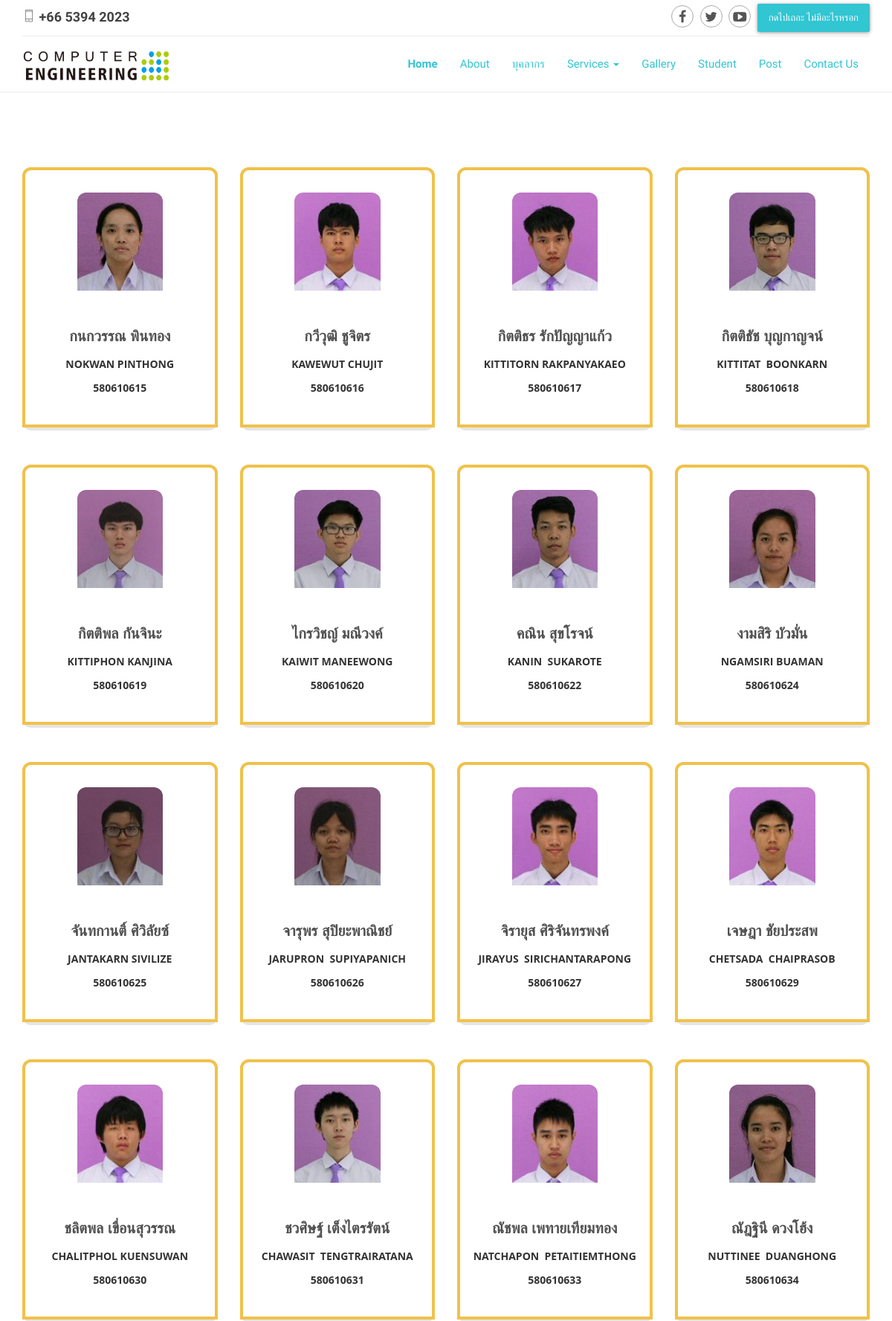
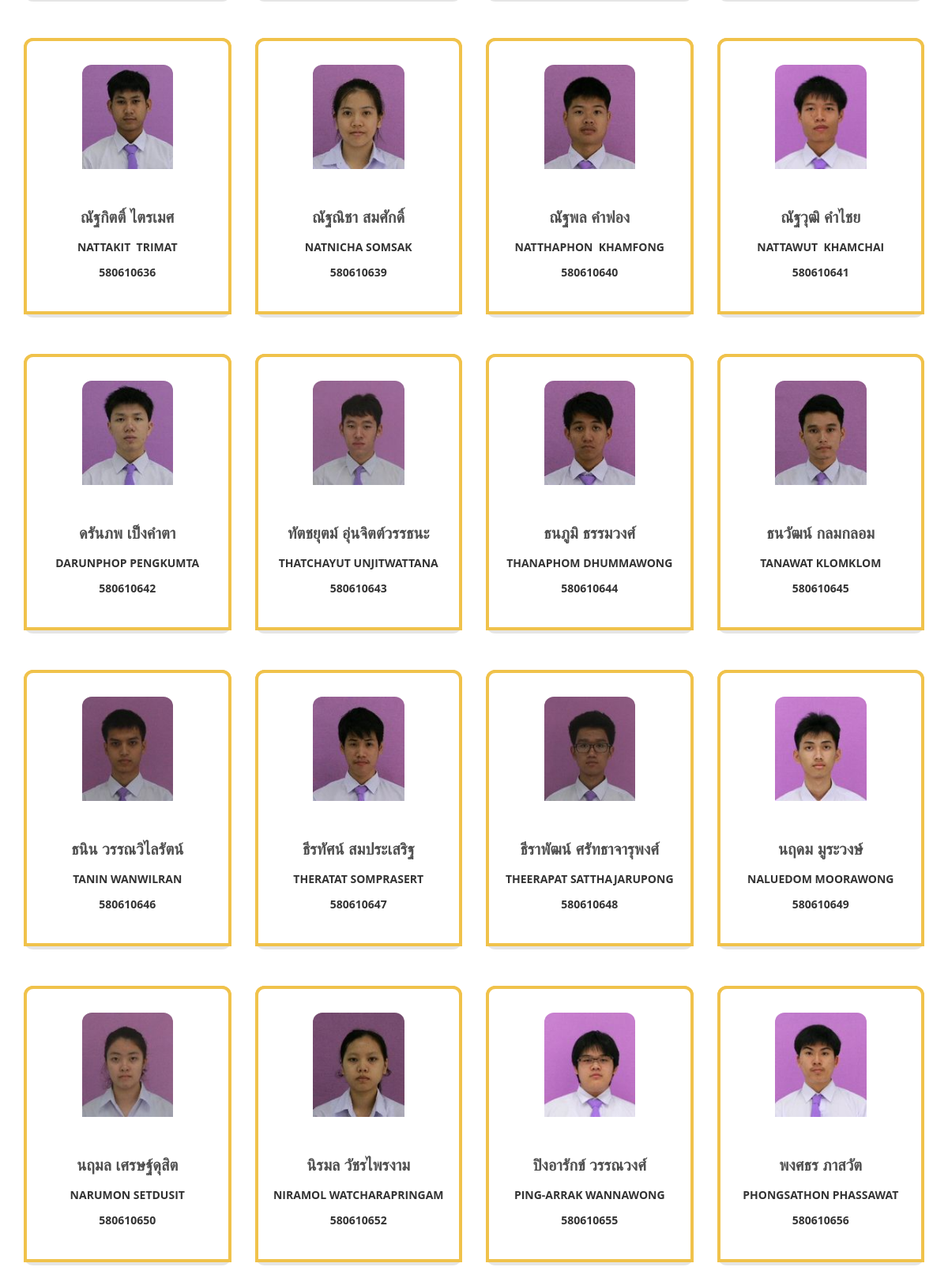
Screenshot of /advancedShowstudent2.php (upper part) with the database file from the repository (2 pictures, top to bottom).
### tables this page shows
CREATE TABLE `student2` (
  `id` int(11) NOT NULL,
  `name_ENG` varchar(12) NOT NULL,
  `surname_ENG` varchar(19) NOT NULL,
  `name_TH` varchar(12) NOT NULL,
  `surname_TH` varchar(17) NOT NULL,
  `nick_name` varchar(8) NOT NULL,
  `student_ID` varchar(9) NOT NULL,
  `advisor` varchar(28) NOT NULL,
  `garduate` varchar(50) NOT NULL,
  `entrance` varchar(14) NOT NULL,
  `email` varchar(34) NOT NULL,
  `cpe_group` int(2) NOT NULL,
  `img` text NOT NULL
);

### advancedShowstudent2.php (the view, shortened to what this page needs)
<?php require_once("header.php"); ?>
<?php
	$servername = "localhost";
	$username = "root";
	$password = "";
	$dbname = "database";
	$conn = new mysqli($servername, $username, $password,$dbname);
	mysqli_set_charset($conn, "utf8");
	$sql = "SELECT * FROM student2";
	$result = $conn->query($sql);
?>
     <section class="mainContent full-width clearfix">
          <div class="container">
                <div class="row">
                	 <?php while($row = $result->fetch_assoc()): ?>
					<div class="col-sm-6 col-md-3 margin20 ">
						<div class="box bg-color-1">
							<div class="box-img border-color-1 text-center">
								<div class="gallery"><a  href="studentprofile2.php?id=<?=$row["id"]?>">
									<img  src=<?=$row["img"]?> alt="image" class="img-responsive">
								</div>
								<div class="box-info">
									<br>
									<br>
									<h4><a href="studentprofile2.php?id=<?=$row["id"]?>"><?=$row["name_TH"]?> <?=$row["surname_TH"]?></a></h4>
									<h5><a href="studentprofile2.php?id=<?=$row["id"]?>"><?=$row["name_ENG"]?> <?=$row["surname_ENG"]?></a></h5>
									<h5><a href="studentprofile2.php?id=<?=$row["id"]?>"><?=$row["student_ID"]?> </a></h5>
								</div>
							</div>
						</div>
					</div>
				<?php endwhile; ?>
          </div>
    </section>
<?php require_once("footer.php"); ?>

### css/medical.css (style rules this page uses)
body { -webkit-font-smoothing: antialiased; -webkit-text-size-adjust: 100%; -ms-text-size-adjust: 100%; font-family: "Source Sans Pro", sans-serif; color: #424242; font-size: 14px; font-weight: 400; line-height: 24px; background-color: #fff; }
*, *:before, *:after { -webkit-box-sizing: border-box; -moz-box-sizing: border-box; box-sizing: border-box; }
a { color: #333; -moz-transition: all 200ms ease-in; -o-transition: all 200ms ease-in; -webkit-transition: all 200ms ease-in; transition: all 200ms ease-in; }
h1, h2, h3, h4, h5, h6 { color: #060606; font-weight: 700; margin: 0; }
h4 { font-size: 1.4em; font-weight: 700; letter-spacing: normal; line-height: 27px; margin: 0 0 14px 0; }
h5 { font-size: 1em; font-weight: 700; letter-spacing: normal; line-height: 18px; margin: 0 0 14px 0; }
.margin20 { margin-bottom: 20px; }
.gallery { position: relative; overflow: hidden; }

### rows the page displays
student2: img (picture), name_TH "กนกวรรณ", surname_TH "พินทอง", name_ENG "NOKWAN", surname_ENG "PINTHONG", student_ID "580610615"
student2: img (picture), name_TH "กวีวุฒิ", surname_TH "ชูจิตร", name_ENG "KAWEWUT", surname_ENG "CHUJIT", student_ID "580610616"
student2: img (picture), name_TH "กิตติธร", surname_TH "รักปัญญาแก้ว", name_ENG "KITTITORN", surname_ENG "RAKPANYAKAEO", student_ID "580610617"
student2: img (picture), name_TH "กิตติธัช", surname_TH "บุญกาญจน์", name_ENG "KITTITAT", surname_ENG "BOONKARN", student_ID "580610618"
student2: img (picture), name_TH "กิตติพล", surname_TH "กันจินะ", name_ENG "KITTIPHON", surname_ENG "KANJINA", student_ID "580610619"
student2: img (picture), name_TH "ไกรวิชญ์", surname_TH "มณีวงค์", name_ENG "KAIWIT", surname_ENG "MANEEWONG", student_ID "580610620"
student2: img (picture), name_TH "คณิน", surname_TH "สุขโรจน์", name_ENG "KANIN", surname_ENG "SUKAROTE", student_ID "580610622"
student2: img (picture), name_TH "งามสิริ", surname_TH "บัวมั่น", name_ENG "NGAMSIRI", surname_ENG "BUAMAN", student_ID "580610624"
student2: img (picture), name_TH "จันทกานติ์", surname_TH "ศิวิลัยซ์", name_ENG "JANTAKARN", surname_ENG "SIVILIZE", student_ID "580610625"
student2: img (picture), name_TH "จารุพร", surname_TH "สุปิยะพาณิชย์", name_ENG "JARUPRON", surname_ENG "SUPIYAPANICH", student_ID "580610626"
student2: img (picture), name_TH "จิรายุส", surname_TH "ศิริจันทรพงค์", name_ENG "JIRAYUS", surname_ENG "SIRICHANTARAPONG", student_ID "580610627"
student2: img (picture), name_TH "เจษฎา", surname_TH "ชัยประสพ", name_ENG "CHETSADA", surname_ENG "CHAIPRASOB", student_ID "580610629"
student2: img (picture), name_TH "ชลิตพล", surname_TH "เขื่อนสุวรรณ", name_ENG "CHALITPHOL", surname_ENG "KUENSUWAN", student_ID "580610630"
student2: img (picture), name_TH "ชวศิษฐ์", surname_TH "เต็งไตรรัตน์", name_ENG "CHAWASIT", surname_ENG "TENGTRAIRATANA", student_ID "580610631"
student2: img (picture), name_TH "ณัชพล", surname_TH "เพทายเทียมทอง", name_ENG "NATCHAPON", surname_ENG "PETAITIEMTHONG", student_ID "580610633"
student2: img (picture), name_TH "ณัฎฐินี", surname_TH "ดวงโฮ้ง", name_ENG "NUTTINEE", surname_ENG "DUANGHONG", student_ID "580610634"
student2: img (picture), name_TH "ณัฐกิตติ์", surname_TH "ไตรเมศ", name_ENG "NATTAKIT", surname_ENG "TRIMAT", student_ID "580610636"
student2: img (picture), name_TH "ณัฐณิชา", surname_TH "สมศักดิ์", name_ENG "NATNICHA", surname_ENG "SOMSAK", student_ID "580610639"
student2: img (picture), name_TH "ณัฐพล", surname_TH "คำฟอง", name_ENG "NATTHAPHON", surname_ENG "KHAMFONG", student_ID "580610640"
student2: img (picture), name_TH "ณัฐวุฒิ", surname_TH "คำไชย", name_ENG "NATTAWUT", surname_ENG "KHAMCHAI", student_ID "580610641"
student2: img (picture), name_TH "ดรันภพ", surname_TH "เป็งคำตา", name_ENG "DARUNPHOP", surname_ENG "PENGKUMTA", student_ID "580610642"
student2: img (picture), name_TH "ทัตชยุตม์", surname_TH "อุ่นจิตต์วรรธนะ", name_ENG "THATCHAYUT", surname_ENG "UNJITWATTANA", student_ID "580610643"
student2: img (picture), name_TH "ธนภูมิ", surname_TH "ธรรมวงศ์", name_ENG "THANAPHOM", surname_ENG "DHUMMAWONG", student_ID "580610644"
student2: img (picture), name_TH "ธนวัฒน์", surname_TH "กลมกลอม", name_ENG "TANAWAT", surname_ENG "KLOMKLOM", student_ID "580610645"
student2: img (picture), name_TH "ธนิน", surname_TH "วรรณวิไลรัตน์", name_ENG "TANIN", surname_ENG "WANWILRAN", student_ID "580610646"
student2: img (picture), name_TH "ธีรทัศน์", surname_TH "สมประเสริฐ", name_ENG "THERATAT", surname_ENG "SOMPRASERT", student_ID "580610647"
student2: img (picture), name_TH "ธีราพัฒน์", surname_TH "ศรัทธาจารุพงศ์", name_ENG "THEERAPAT", surname_ENG "SATTHAJARUPONG", student_ID "580610648"
student2: img (picture), name_TH "นฤดม", surname_TH "มูระวงษ์", name_ENG "NALUEDOM", surname_ENG "MOORAWONG", student_ID "580610649"
student2: img (picture), name_TH "นฤมล", surname_TH "เศรษฐ์ดุสิต", name_ENG "NARUMON", surname_ENG "SETDUSIT", student_ID "580610650"
student2: img (picture), name_TH "นิรมล", surname_TH "วัชรไพรงาม", name_ENG "NIRAMOL", surname_ENG "WATCHARAPRINGAM", student_ID "580610652"
student2: img (picture), name_TH "ปิงอารักข์", surname_TH "วรรณวงศ์", name_ENG "PING-ARRAK", surname_ENG "WANNAWONG", student_ID "580610655"
student2: img (picture), name_TH "พงศธร", surname_TH "ภาสวัต", name_ENG "PHONGSATHON", surname_ENG "PHASSAWAT", student_ID "580610656"
